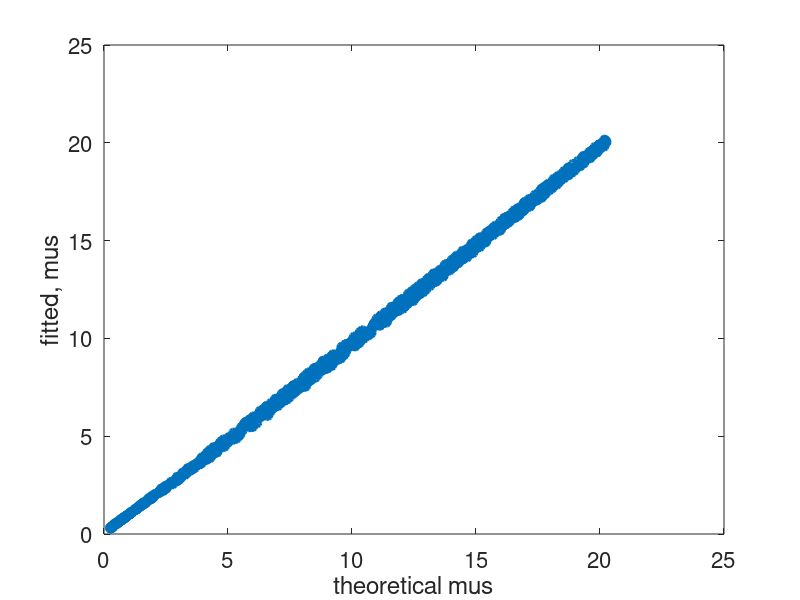
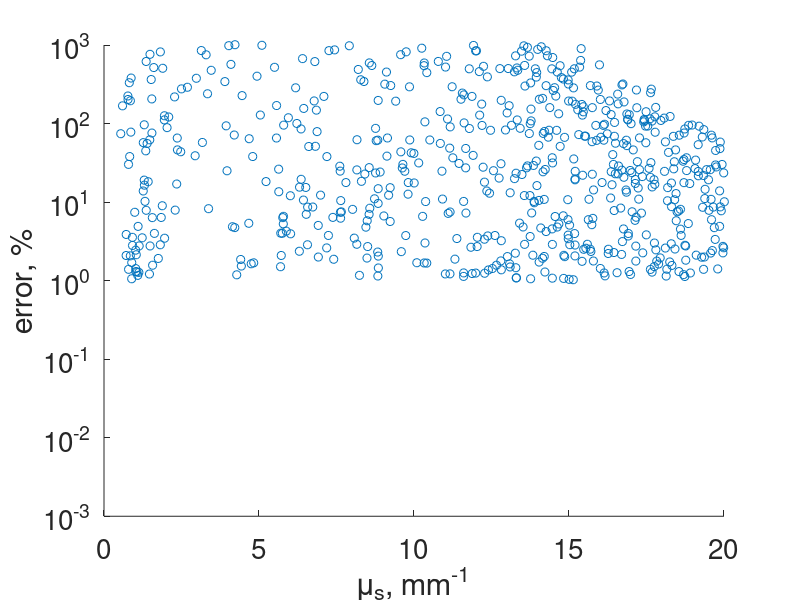
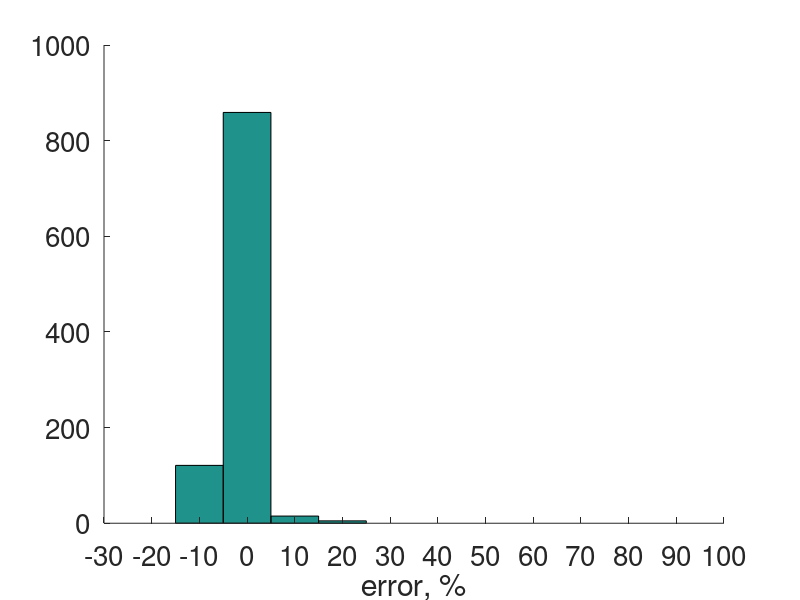

MATLAB code to generate these figures, in order:
clear all;close all;clc;
j=1;
%for fit_depth = 180:-1:50
fit_depth = 130;
N_iter = 10^3;

opts = optimset('Display','off','TolFun',1e-10);

Z_step=3; % in mm

C = 0.0285;
zr_arr = (58-43).*rand(N_iter,1)+43;
max_noise = 0.1;
mus_arr = 0.040.*rand(N_iter,1)+0.0005; 
mub_arr = 0.65;%rand(N_iter,1)+.5;
zf_arr = 130;%(150-50).*rand(N_iter,1) + 50;


for i = 1:N_iter
    zdata = (1:fit_depth).*Z_step;
    mus = mus_arr(i); 
    %zf_noise = 50*rand(1,1);
    %zr_noise = 10*rand(1,1);
    zf = zf_arr;%(i);
    mub = mub_arr;%(i); 
    zr = zr_arr(i);

    %generate noise
    gamma_noise = randg(1,[1, fit_depth]);
    temp = movmean(gamma_noise,5); % slow down the noise to match real data
    noise = max_noise*temp;
    
    %create signal
    aline = double(C + sqrt(mub.*exp(-2.*mus.*(zdata)).*(1./(1+((zdata-zf)./zr).^2)))); 
    %add weighted noise to the signal

    ref = aline;
    ydata = ref;
    % define fitting function
    zr_noise = 10*rand(1,1);
    zr = zr_arr(i)+zr_noise;
    fun_pix = @(p,zdata)double(C + sqrt(p(1).*exp(-2.*p(2).*(zdata)).*(1./(1+((zdata-zf)./zr).^2))));  
    % fitting
    lb = [10^(-10) 10^(-10) ];
    ub=[50 50 ];

    [param(i,1:2), rn] = lsqcurvefit(fun_pix,[0.01 0.01 ],zdata,ydata,lb,ub,opts);
    R_2(i) = 1 - sum((ydata - fun_pix(param(i,:),zdata)).^2)/sum((ydata - mean(ydata)).^2);
% 
    %figure(1); scatter(zdata,ydata);hold on;y=fun_pix(param(i,:),zdata);plot(zdata,y); %ylim([0 0.1]);        
end
figure(2);plot(500.*mus_arr, 500.*param(:,2), 'o');
est = param(:,2); real = mus_arr;
errors = 100.*(est-real)./real;
xlabel('theoretical mus');
ylabel('fitted, mus');
[Xsorted,I] = sort(real);
Ysorted = errors(I);
h = findobj(gca, 'Type', 'line');
set(h, 'LineWidth', 2);
% Make fonts bigger
set(gca, 'FontSize', 16);

figure(3); scatter(500.*Xsorted, abs(Ysorted)); ylabel('error, %'); 
xlabel('\mu_s, mm^{-1}');
err_arr(j) = std(errors); 
j=j+1;
clear noise_arr
%end
% Make all lines thicker
h = findobj(gca, 'Type', 'line');
set(h, 'LineWidth', 2);
% Make fonts bigger
xlim([0 20]);

set(gca, 'YScale', 'log');  % Make y-axis logarithmic
ylim([1e-3, 1e3]);
box off;
set(gca, 'FontSize', 20);

figure(4); hist(Ysorted, -30:10:100); xlabel('error, %'); 
%end
% Make all lines thicker
h = findobj(gca, 'Type', 'line');
set(h, 'LineWidth', 2);
% Make fonts bigger
set(gca, 'FontSize', 20);
xlim([-30 100])
box off;

error_std = std(errors)
error_mean = mean(errors)
error_median = median(errors)
error_range = [min(errors), max(errors)]